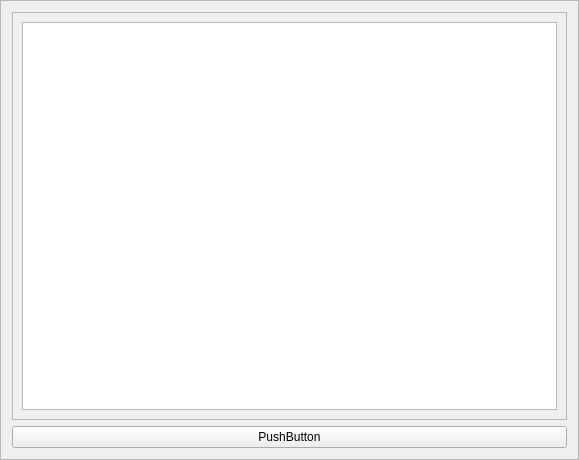
<?xml version="1.0" encoding="UTF-8"?>
<ui version="4.0">
 <class>tree_browser</class>
 <widget class="QFrame" name="tree_browser">
  <property name="geometry">
   <rect>
    <x>0</x>
    <y>0</y>
    <width>579</width>
    <height>460</height>
   </rect>
  </property>
  <property name="windowTitle">
   <string>Frame</string>
  </property>
  <property name="frameShape">
   <enum>QFrame::StyledPanel</enum>
  </property>
  <property name="frameShadow">
   <enum>QFrame::Raised</enum>
  </property>
  <layout class="QVBoxLayout" name="verticalLayout_2">
   <item>
    <widget class="QScrollArea" name="scrollArea">
     <property name="widgetResizable">
      <bool>true</bool>
     </property>
     <widget class="QWidget" name="scrollAreaWidgetContents">
      <property name="geometry">
       <rect>
        <x>0</x>
        <y>0</y>
        <width>557</width>
        <height>405</height>
       </rect>
      </property>
      <layout class="QVBoxLayout" name="verticalLayout">
       <item>
        <widget class="QTreeView" name="tree"/>
       </item>
      </layout>
     </widget>
    </widget>
   </item>
   <item>
    <widget class="QPushButton" name="load_button">
     <property name="text">
      <string>PushButton</string>
     </property>
    </widget>
   </item>
  </layout>
 </widget>
 <resources/>
 <connections/>
</ui>
